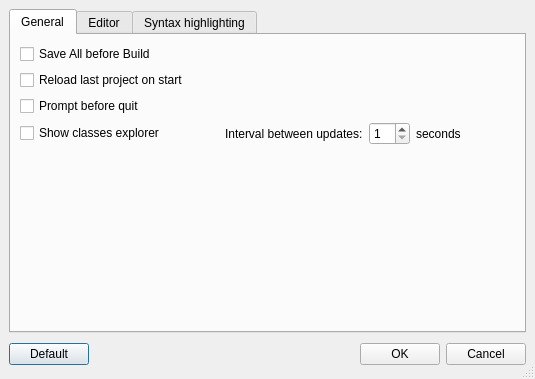
<ui version="4.0" >
 <author></author>
 <comment></comment>
 <exportmacro></exportmacro>
 <class>Options</class>
 <widget class="QDialog" name="Options" >
  <property name="geometry" >
   <rect>
    <x>0</x>
    <y>0</y>
    <width>535</width>
    <height>379</height>
   </rect>
  </property>
  <property name="windowTitle" >
   <string>Options</string>
  </property>
  <property name="windowIcon" >
   <iconset resource="../resources/resources.qrc" >:/divers/images/logo.png</iconset>
  </property>
  <property name="sizeGripEnabled" >
   <bool>true</bool>
  </property>
  <layout class="QGridLayout" >
   <property name="margin" >
    <number>9</number>
   </property>
   <property name="spacing" >
    <number>6</number>
   </property>
   <item row="0" column="0" >
    <widget class="QTabWidget" name="tabWidget" >
     <property name="currentIndex" >
      <number>0</number>
     </property>
     <widget class="QWidget" name="tabGeneral" >
      <attribute name="title" >
       <string>General</string>
      </attribute>
      <layout class="QGridLayout" >
       <property name="margin" >
        <number>9</number>
       </property>
       <property name="spacing" >
        <number>6</number>
       </property>
       <item row="0" column="0" >
        <layout class="QVBoxLayout" >
         <property name="margin" >
          <number>0</number>
         </property>
         <property name="spacing" >
          <number>6</number>
         </property>
         <item>
          <widget class="QCheckBox" name="saveAll" >
           <property name="text" >
            <string>Save All before Build</string>
           </property>
           <property name="checked" >
            <bool>false</bool>
           </property>
          </widget>
         </item>
         <item>
          <widget class="QCheckBox" name="restore" >
           <property name="text" >
            <string>Reload last project on start</string>
           </property>
           <property name="checked" >
            <bool>false</bool>
           </property>
          </widget>
         </item>
         <item>
          <widget class="QCheckBox" name="promptBeforeQuit" >
           <property name="text" >
            <string>Prompt before quit</string>
           </property>
          </widget>
         </item>
         <item>
          <layout class="QHBoxLayout" >
           <property name="margin" >
            <number>0</number>
           </property>
           <property name="spacing" >
            <number>6</number>
           </property>
           <item>
            <widget class="QCheckBox" name="showTreeClasses" >
             <property name="text" >
              <string>Show classes explorer</string>
             </property>
            </widget>
           </item>
           <item>
            <spacer>
             <property name="orientation" >
              <enum>Qt::Horizontal</enum>
             </property>
             <property name="sizeHint" >
              <size>
               <width>40</width>
               <height>20</height>
              </size>
             </property>
            </spacer>
           </item>
           <item>
            <widget class="QLabel" name="label_13" >
             <property name="text" >
              <string>Interval between updates:</string>
             </property>
            </widget>
           </item>
           <item>
            <widget class="QSpinBox" name="interval" >
             <property name="minimum" >
              <number>1</number>
             </property>
            </widget>
           </item>
           <item>
            <widget class="QLabel" name="label_14" >
             <property name="text" >
              <string>seconds</string>
             </property>
            </widget>
           </item>
           <item>
            <spacer>
             <property name="orientation" >
              <enum>Qt::Horizontal</enum>
             </property>
             <property name="sizeHint" >
              <size>
               <width>40</width>
               <height>20</height>
              </size>
             </property>
            </spacer>
           </item>
          </layout>
         </item>
         <item>
          <spacer>
           <property name="orientation" >
            <enum>Qt::Vertical</enum>
           </property>
           <property name="sizeHint" >
            <size>
             <width>20</width>
             <height>40</height>
            </size>
           </property>
          </spacer>
         </item>
        </layout>
       </item>
      </layout>
     </widget>
     <widget class="QWidget" name="tabEditeur" >
      <attribute name="title" >
       <string>Editor</string>
      </attribute>
      <layout class="QVBoxLayout" >
       <property name="margin" >
        <number>9</number>
       </property>
       <property name="spacing" >
        <number>6</number>
       </property>
       <item>
        <layout class="QHBoxLayout" >
         <property name="margin" >
          <number>0</number>
         </property>
         <property name="spacing" >
          <number>6</number>
         </property>
         <item>
          <layout class="QVBoxLayout" >
           <property name="margin" >
            <number>0</number>
           </property>
           <property name="spacing" >
            <number>6</number>
           </property>
           <item>
            <widget class="QLabel" name="label_11" >
             <property name="text" >
              <string>Font:</string>
             </property>
            </widget>
           </item>
           <item>
            <widget class="QLabel" name="label_2" >
             <property name="text" >
              <string>End of line</string>
             </property>
            </widget>
           </item>
           <item>
            <widget class="QLabel" name="label_3" >
             <property name="text" >
              <string>Tab size</string>
             </property>
            </widget>
           </item>
           <item>
            <widget class="QCheckBox" name="groupHighlightCurrentLine" >
             <property name="text" >
              <string>Current line background</string>
             </property>
            </widget>
           </item>
           <item>
            <widget class="QLabel" name="label" >
             <property name="text" >
              <string>Text background</string>
             </property>
            </widget>
           </item>
          </layout>
         </item>
         <item>
          <layout class="QVBoxLayout" >
           <property name="margin" >
            <number>0</number>
           </property>
           <property name="spacing" >
            <number>6</number>
           </property>
           <item>
            <layout class="QHBoxLayout" >
             <property name="margin" >
              <number>0</number>
             </property>
             <property name="spacing" >
              <number>6</number>
             </property>
             <item>
              <widget class="QComboBox" name="comboFont" />
             </item>
             <item>
              <widget class="QSpinBox" name="fontSize" >
               <property name="sizePolicy" >
                <sizepolicy>
                 <hsizetype>4</hsizetype>
                 <vsizetype>0</vsizetype>
                 <horstretch>0</horstretch>
                 <verstretch>0</verstretch>
                </sizepolicy>
               </property>
              </widget>
             </item>
            </layout>
           </item>
           <item>
            <widget class="QComboBox" name="endLine" >
             <item>
              <property name="text" >
               <string>Default</string>
              </property>
             </item>
             <item>
              <property name="text" >
               <string>Unix</string>
              </property>
             </item>
             <item>
              <property name="text" >
               <string>Dos/Windows</string>
              </property>
             </item>
            </widget>
           </item>
           <item>
            <layout class="QHBoxLayout" >
             <property name="margin" >
              <number>0</number>
             </property>
             <property name="spacing" >
              <number>6</number>
             </property>
             <item>
              <widget class="QSpinBox" name="tabStopWidth" />
             </item>
             <item>
              <widget class="QCheckBox" name="tabSpaces" >
               <property name="text" >
                <string>Replace Tab by spaces</string>
               </property>
              </widget>
             </item>
            </layout>
           </item>
           <item>
            <layout class="QHBoxLayout" >
             <property name="margin" >
              <number>0</number>
             </property>
             <property name="spacing" >
              <number>6</number>
             </property>
             <item>
              <widget class="QToolButton" name="lineColor" >
               <property name="text" >
                <string>...</string>
               </property>
              </widget>
             </item>
             <item>
              <spacer>
               <property name="orientation" >
                <enum>Qt::Horizontal</enum>
               </property>
               <property name="sizeHint" >
                <size>
                 <width>40</width>
                 <height>20</height>
                </size>
               </property>
              </spacer>
             </item>
            </layout>
           </item>
           <item>
            <layout class="QHBoxLayout" >
             <property name="margin" >
              <number>0</number>
             </property>
             <property name="spacing" >
              <number>6</number>
             </property>
             <item>
              <widget class="QToolButton" name="background" >
               <property name="text" >
                <string>...</string>
               </property>
              </widget>
             </item>
             <item>
              <spacer>
               <property name="orientation" >
                <enum>Qt::Horizontal</enum>
               </property>
               <property name="sizeHint" >
                <size>
                 <width>40</width>
                 <height>20</height>
                </size>
               </property>
              </spacer>
             </item>
            </layout>
           </item>
          </layout>
         </item>
        </layout>
       </item>
       <item>
        <widget class="QGroupBox" name="groupBox_6" >
         <property name="title" >
          <string>options</string>
         </property>
         <layout class="QGridLayout" >
          <property name="margin" >
           <number>9</number>
          </property>
          <property name="spacing" >
           <number>6</number>
          </property>
          <item row="0" column="0" >
           <widget class="QCheckBox" name="numbers" >
            <property name="text" >
             <string>Line numbers</string>
            </property>
           </widget>
          </item>
          <item row="2" column="1" >
           <widget class="QCheckBox" name="highlight" >
            <property name="text" >
             <string>Syntax highlighting</string>
            </property>
            <property name="checked" >
             <bool>false</bool>
            </property>
           </widget>
          </item>
          <item row="1" column="1" >
           <widget class="QCheckBox" name="brackets" >
            <property name="text" >
             <string>Auto-Brackets</string>
            </property>
           </widget>
          </item>
          <item row="1" column="0" >
           <widget class="QCheckBox" name="selectionBorder" >
            <property name="text" >
             <string>Selection border</string>
            </property>
           </widget>
          </item>
          <item row="2" column="0" >
           <widget class="QCheckBox" name="completion" >
            <property name="text" >
             <string>Complete Code</string>
            </property>
           </widget>
          </item>
          <item row="0" column="1" >
           <widget class="QCheckBox" name="indent" >
            <property name="text" >
             <string>Autoindent</string>
            </property>
           </widget>
          </item>
         </layout>
        </widget>
       </item>
       <item>
        <spacer>
         <property name="orientation" >
          <enum>Qt::Vertical</enum>
         </property>
         <property name="sizeHint" >
          <size>
           <width>20</width>
           <height>40</height>
          </size>
         </property>
        </spacer>
       </item>
      </layout>
     </widget>
     <widget class="QWidget" name="tab" >
      <attribute name="title" >
       <string>Syntax highlighting</string>
      </attribute>
      <layout class="QGridLayout" >
       <property name="margin" >
        <number>9</number>
       </property>
       <property name="spacing" >
        <number>6</number>
       </property>
       <item row="1" column="1" >
        <spacer>
         <property name="orientation" >
          <enum>Qt::Vertical</enum>
         </property>
         <property name="sizeHint" >
          <size>
           <width>20</width>
           <height>40</height>
          </size>
         </property>
        </spacer>
       </item>
       <item row="0" column="1" >
        <layout class="QHBoxLayout" >
         <property name="margin" >
          <number>0</number>
         </property>
         <property name="spacing" >
          <number>6</number>
         </property>
         <item>
          <layout class="QVBoxLayout" >
           <property name="margin" >
            <number>0</number>
           </property>
           <property name="spacing" >
            <number>6</number>
           </property>
           <item>
            <widget class="QLabel" name="label_9" >
             <property name="text" >
              <string>Function/method names :</string>
             </property>
            </widget>
           </item>
           <item>
            <widget class="QLabel" name="label_4" >
             <property name="text" >
              <string>Preprocessor :</string>
             </property>
            </widget>
           </item>
           <item>
            <widget class="QLabel" name="label_6" >
             <property name="text" >
              <string>Qt words :</string>
             </property>
            </widget>
           </item>
           <item>
            <widget class="QLabel" name="label_10" >
             <property name="text" >
              <string>Keywords :</string>
             </property>
            </widget>
           </item>
           <item>
            <widget class="QLabel" name="label_5" >
             <property name="text" >
              <string>Single comments :</string>
             </property>
            </widget>
           </item>
           <item>
            <widget class="QLabel" name="label_7" >
             <property name="text" >
              <string>Multiline comments :</string>
             </property>
            </widget>
           </item>
           <item>
            <widget class="QLabel" name="label_8" >
             <property name="text" >
              <string>Quotation strings :</string>
             </property>
            </widget>
           </item>
          </layout>
         </item>
         <item>
          <layout class="QVBoxLayout" >
           <property name="margin" >
            <number>0</number>
           </property>
           <property name="spacing" >
            <number>6</number>
           </property>
           <item>
            <widget class="QToolButton" name="methods" >
             <property name="text" >
              <string>...</string>
             </property>
            </widget>
           </item>
           <item>
            <widget class="QToolButton" name="preprocessor" >
             <property name="text" >
              <string>...</string>
             </property>
            </widget>
           </item>
           <item>
            <widget class="QToolButton" name="qtWords" >
             <property name="text" >
              <string>...</string>
             </property>
            </widget>
           </item>
           <item>
            <widget class="QToolButton" name="keywords" >
             <property name="text" >
              <string>...</string>
             </property>
            </widget>
           </item>
           <item>
            <widget class="QToolButton" name="singleComment" >
             <property name="text" >
              <string>...</string>
             </property>
            </widget>
           </item>
           <item>
            <widget class="QToolButton" name="multilinesComment" >
             <property name="text" >
              <string>...</string>
             </property>
            </widget>
           </item>
           <item>
            <widget class="QToolButton" name="quotation" >
             <property name="text" >
              <string>...</string>
             </property>
            </widget>
           </item>
          </layout>
         </item>
        </layout>
       </item>
       <item rowspan="2" row="0" column="0" >
        <widget class="QTextEdit" name="textEdit" >
         <property name="font" >
          <font>
           <family>MS Shell Dlg 2</family>
           <pointsize>9</pointsize>
           <weight>50</weight>
           <italic>false</italic>
           <bold>false</bold>
           <underline>false</underline>
           <strikeout>false</strikeout>
          </font>
         </property>
         <property name="lineWrapMode" >
          <enum>QTextEdit::NoWrap</enum>
         </property>
         <property name="readOnly" >
          <bool>true</bool>
         </property>
         <property name="html" >
          <string>&lt;html>&lt;head>&lt;meta name="qrichtext" content="1" />&lt;/head>&lt;body style=" white-space: pre-wrap; font-family:MS Shell Dlg 2; font-size:9pt; font-weight:400; font-style:normal; text-decoration:none;">&lt;p style=" margin-top:0px; margin-bottom:0px; margin-left:0px; margin-right:0px; -qt-block-indent:0; text-indent:0px; font-family:MS; font-size:8pt;">&lt;span style=" font-size:10pt;">/*&lt;/span>&lt;/p>&lt;p style=" margin-top:0px; margin-bottom:0px; margin-left:0px; margin-right:0px; -qt-block-indent:0; text-indent:0px; font-family:MS; font-size:10pt;">* Multi-lines&lt;/p>&lt;p style=" margin-top:0px; margin-bottom:0px; margin-left:0px; margin-right:0px; -qt-block-indent:0; text-indent:0px; font-family:MS; font-size:10pt;">* comments &lt;/p>&lt;p style=" margin-top:0px; margin-bottom:0px; margin-left:0px; margin-right:0px; -qt-block-indent:0; text-indent:0px; font-family:MS; font-size:10pt;">*/&lt;/p>&lt;p style="-qt-paragraph-type:empty; margin-top:0px; margin-bottom:0px; margin-left:0px; margin-right:0px; -qt-block-indent:0; text-indent:0px; font-family:MS; font-size:10pt;">&lt;/p>&lt;p style=" margin-top:0px; margin-bottom:0px; margin-left:0px; margin-right:0px; -qt-block-indent:0; text-indent:0px; font-family:MS; font-size:10pt;">#include &amp;lt;QApplication&amp;gt;&lt;/p>&lt;p style=" margin-top:0px; margin-bottom:0px; margin-left:0px; margin-right:0px; -qt-block-indent:0; text-indent:0px; font-family:MS; font-size:10pt;">// Single line comments &lt;/p>&lt;p style=" margin-top:0px; margin-bottom:0px; margin-left:0px; margin-right:0px; -qt-block-indent:0; text-indent:0px; font-family:MS; font-size:10pt;">int main(int argc, char *argv[])&lt;/p>&lt;p style=" margin-top:0px; margin-bottom:0px; margin-left:0px; margin-right:0px; -qt-block-indent:0; text-indent:0px; font-family:MS; font-size:10pt;">{&lt;/p>&lt;p style=" margin-top:0px; margin-bottom:0px; margin-left:0px; margin-right:0px; -qt-block-indent:0; text-indent:0px; font-family:MS; font-size:10pt;">       QApplication app(argc, argv);&lt;/p>&lt;p style=" margin-top:0px; margin-bottom:0px; margin-left:0px; margin-right:0px; -qt-block-indent:0; text-indent:0px; font-family:MS; font-size:10pt;">       QString chaine = "between quotations";&lt;/p>&lt;p style=" margin-top:0px; margin-bottom:0px; margin-left:0px; margin-right:0px; -qt-block-indent:0; text-indent:0px; font-family:MS; font-size:10pt;">       QDialog *main = new QDialog;&lt;/p>&lt;p style=" margin-top:0px; margin-bottom:0px; margin-left:0px; margin-right:0px; -qt-block-indent:0; text-indent:0px; font-family:MS; font-size:10pt;">       main-&amp;gt;show();&lt;/p>&lt;p style=" margin-top:0px; margin-bottom:0px; margin-left:0px; margin-right:0px; -qt-block-indent:0; text-indent:0px; font-family:MS; font-size:10pt;">       return app.exec();&lt;/p>&lt;p style=" margin-top:0px; margin-bottom:0px; margin-left:0px; margin-right:0px; -qt-block-indent:0; text-indent:0px; font-family:MS; font-size:10pt;">}&lt;/p>&lt;/body>&lt;/html></string>
         </property>
        </widget>
       </item>
      </layout>
     </widget>
    </widget>
   </item>
   <item row="1" column="0" >
    <layout class="QHBoxLayout" >
     <property name="margin" >
      <number>0</number>
     </property>
     <property name="spacing" >
      <number>6</number>
     </property>
     <item>
      <widget class="QPushButton" name="defaults" >
       <property name="text" >
        <string>Default</string>
       </property>
      </widget>
     </item>
     <item>
      <spacer>
       <property name="orientation" >
        <enum>Qt::Horizontal</enum>
       </property>
       <property name="sizeHint" >
        <size>
         <width>131</width>
         <height>31</height>
        </size>
       </property>
      </spacer>
     </item>
     <item>
      <widget class="QPushButton" name="okButton" >
       <property name="text" >
        <string>OK</string>
       </property>
      </widget>
     </item>
     <item>
      <widget class="QPushButton" name="cancelButton" >
       <property name="text" >
        <string>Cancel</string>
       </property>
      </widget>
     </item>
    </layout>
   </item>
  </layout>
 </widget>
 <pixmapfunction></pixmapfunction>
 <resources>
  <include location="../resources/resources.qrc" />
 </resources>
 <connections>
  <connection>
   <sender>okButton</sender>
   <signal>clicked()</signal>
   <receiver>Options</receiver>
   <slot>accept()</slot>
   <hints>
    <hint type="sourcelabel" >
     <x>431</x>
     <y>366</y>
    </hint>
    <hint type="destinationlabel" >
     <x>96</x>
     <y>254</y>
    </hint>
   </hints>
  </connection>
  <connection>
   <sender>cancelButton</sender>
   <signal>clicked()</signal>
   <receiver>Options</receiver>
   <slot>reject()</slot>
   <hints>
    <hint type="sourcelabel" >
     <x>524</x>
     <y>366</y>
    </hint>
    <hint type="destinationlabel" >
     <x>179</x>
     <y>282</y>
    </hint>
   </hints>
  </connection>
  <connection>
   <sender>groupHighlightCurrentLine</sender>
   <signal>toggled(bool)</signal>
   <receiver>lineColor</receiver>
   <slot>setEnabled(bool)</slot>
   <hints>
    <hint type="sourcelabel" >
     <x>80</x>
     <y>156</y>
    </hint>
    <hint type="destinationlabel" >
     <x>199</x>
     <y>150</y>
    </hint>
   </hints>
  </connection>
  <connection>
   <sender>showTreeClasses</sender>
   <signal>toggled(bool)</signal>
   <receiver>interval</receiver>
   <slot>setEnabled(bool)</slot>
   <hints>
    <hint type="sourcelabel" >
     <x>84</x>
     <y>170</y>
    </hint>
    <hint type="destinationlabel" >
     <x>393</x>
     <y>169</y>
    </hint>
   </hints>
  </connection>
 </connections>
</ui>
